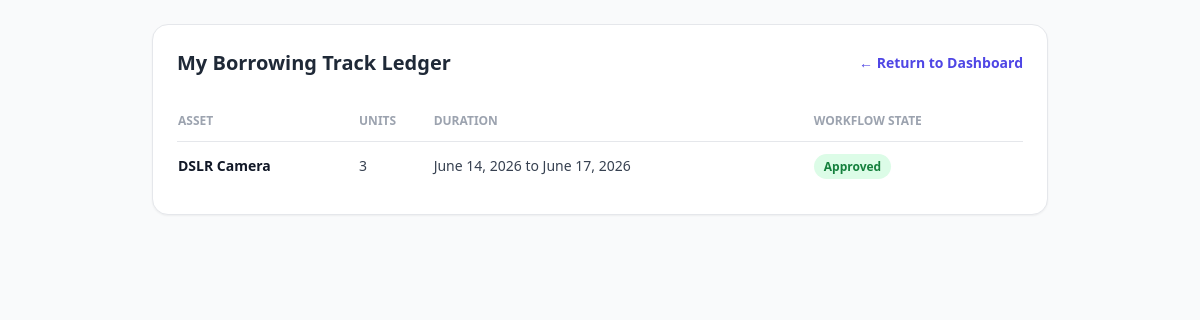
/history/ (signed in), run on an earlier commit of the app's database.
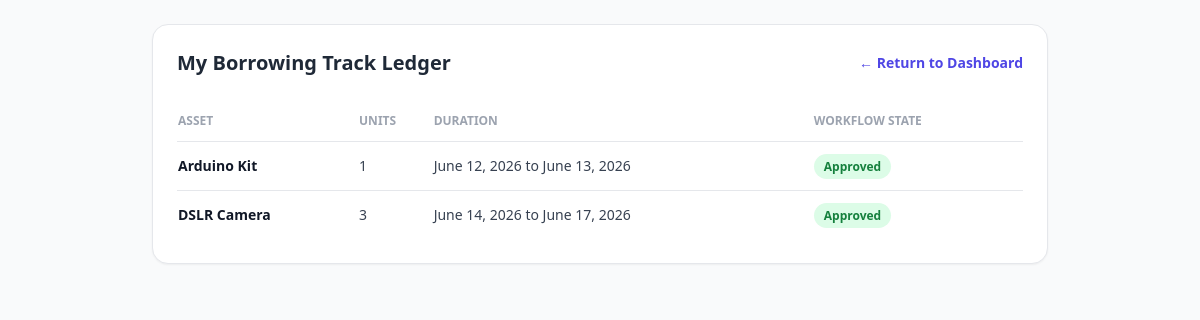
And on a later commit of the database.
### core/models.py (models this page shows, shortened)
class Booking(models.Model):
    STATUS_CHOICES = [
        ('Pending', 'Pending'),
        ('Approved', 'Approved'),
        ('Rejected', 'Rejected'),
        ('Returned', 'Returned'),
    ]
    user = models.ForeignKey(User, on_delete=models.CASCADE)
    asset = models.ForeignKey(Asset, on_delete=models.CASCADE)
    quantity_requested = models.PositiveIntegerField(default=1)
    start_date = models.DateField()
    end_date = models.DateField()
    status = models.CharField(max_length=20, choices=STATUS_CHOICES, default='Pending')
    created_at = models.DateTimeField(auto_now_add=True)
    @property
    def is_overdue(self):
        return self.status == 'Approved' and self.end_date < timezone.now().date()

class Asset(models.Model):
    STATUS_CHOICES = [
        ('Available', 'Available'),
        ('Maintenance', 'Maintenance'),
        ('Out of Stock', 'Out of Stock'),
    ]
    name = models.CharField(max_length=200)
    category = models.CharField(max_length=100)
    description = models.TextField(blank=True)
    total_quantity = models.PositiveIntegerField(default=1)
    quantity_available = models.PositiveIntegerField(default=1)
    status = models.CharField(max_length=20, choices=STATUS_CHOICES, default='Available')

### core/views.py (the view)
# urls.py: path('history/', views.borrowing_history, name='history'),
@login_required
def borrowing_history(request):
    bookings = Booking.objects.filter(user=request.user).order_by('-created_at')
    context = {
        'bookings': bookings,
        'today': timezone.localdate(),
    }
    return render(request, 'core/history.html', context)

### core/templates/core/history.html (shortened to what this page needs)
<!DOCTYPE html>
<html lang="en">
<head>
    <script src="https://cdn.tailwindcss.com"></script>
</head>
<body class="bg-gray-50 p-6">
    <div class="max-w-4xl mx-auto bg-white p-6 rounded-2xl shadow-sm border">
        <div class="flex justify-between items-center mb-6">
            <h2 class="text-xl font-bold text-gray-800">My Borrowing Track Ledger</h2>
            <a href="{% url 'dashboard' %}" class="text-indigo-600 hover:underline text-sm font-semibold">&larr; Return to Dashboard</a>
        </div>
        <div class="overflow-x-auto">
            <table class="w-full text-left border-collapse">
                <thead>
                    <tr class="border-b text-xs uppercase font-bold text-gray-400">
                        <th class="py-3">Asset</th>
                        <th class="py-3">Units</th>
                        <th class="py-3">Duration</th>
                        <th class="py-3">Workflow State</th>
                    </tr>
                </thead>
                <tbody class="divide-y text-sm text-gray-700">
                    {% for b in bookings %}
                    <tr>
                        <td class="py-3.5 font-semibold text-gray-900">{{ b.asset.name }}</td>
                        <td class="py-3.5">{{ b.quantity_requested }}</td>
                        <td class="py-3.5">{{ b.start_date }} to {{ b.end_date }}</td>
                        <td class="py-3.5">
                            {% if b.status == 'Approved' and b.is_overdue %}
                                <span class="px-2.5 py-1 text-xs font-semibold rounded-full bg-red-100 text-red-700">Overdue</span>
                            {% elif b.status == 'Approved' %}
                                <span class="px-2.5 py-1 text-xs font-semibold rounded-full bg-green-100 text-green-700">Approved</span>
                            {% elif b.status == 'Pending' %}
                                <span class="px-2.5 py-1 text-xs font-semibold rounded-full bg-yellow-100 text-yellow-700">Pending</span>
                            {% else %}
                                <span class="px-2.5 py-1 text-xs font-semibold rounded-full bg-gray-100 text-gray-600">{{ b.status }}</span>
                            {% endif %}
                        </td>
                    </tr>
                    {% empty %}
                    <tr>
                        <td colspan="4" class="py-6 text-center text-gray-400">No submission statements recorded yet.</td>
                    </tr>
                    {% endfor %}
                </tbody>
            </table>
        </div>
    </div>
</body>
</html>

What changed in the data, as far as the page shows it:
added Booking: asset.name "Arduino Kit", quantity_requested "1", start_date "June 12, 2026", end_date "June 13, 2026", status "Approved"
